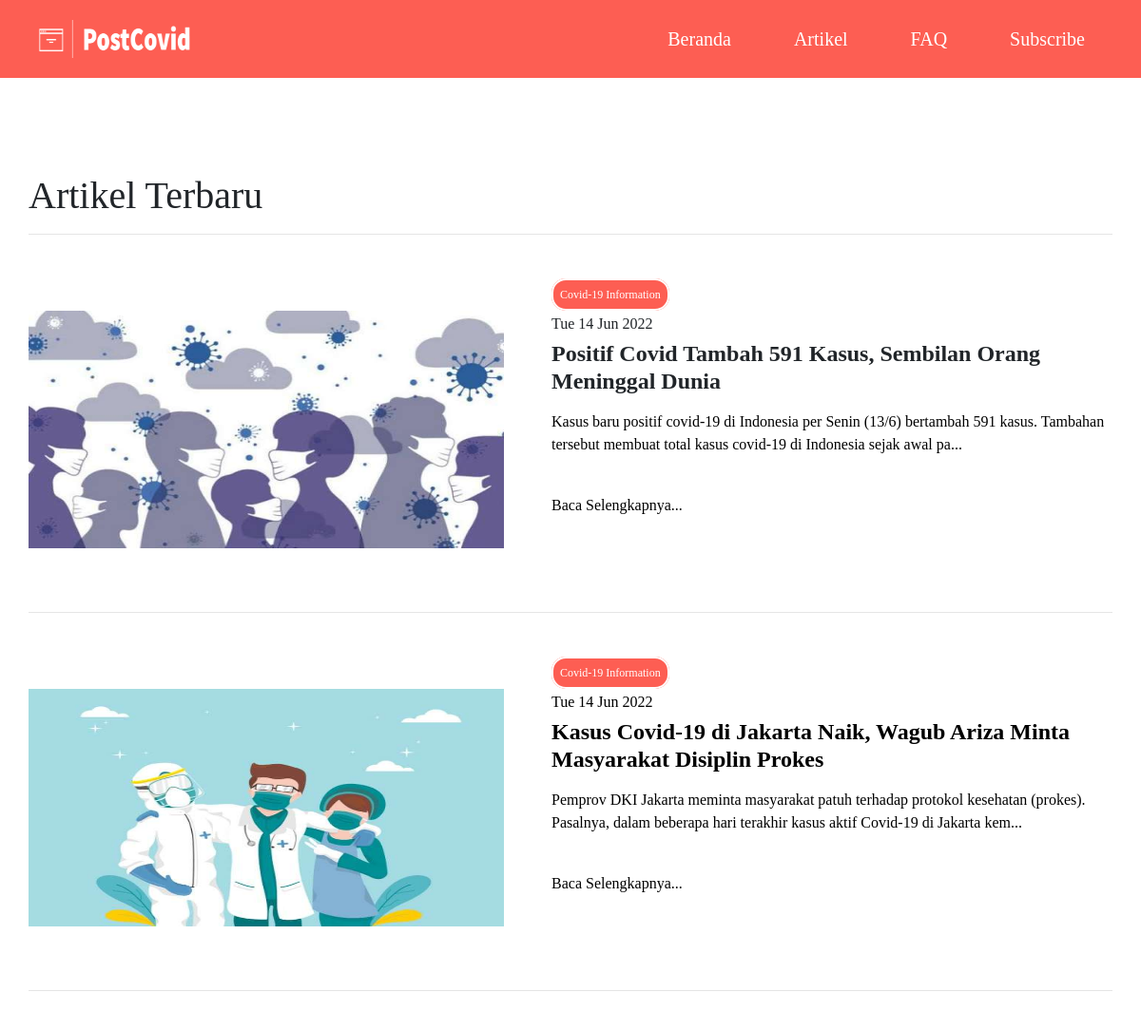
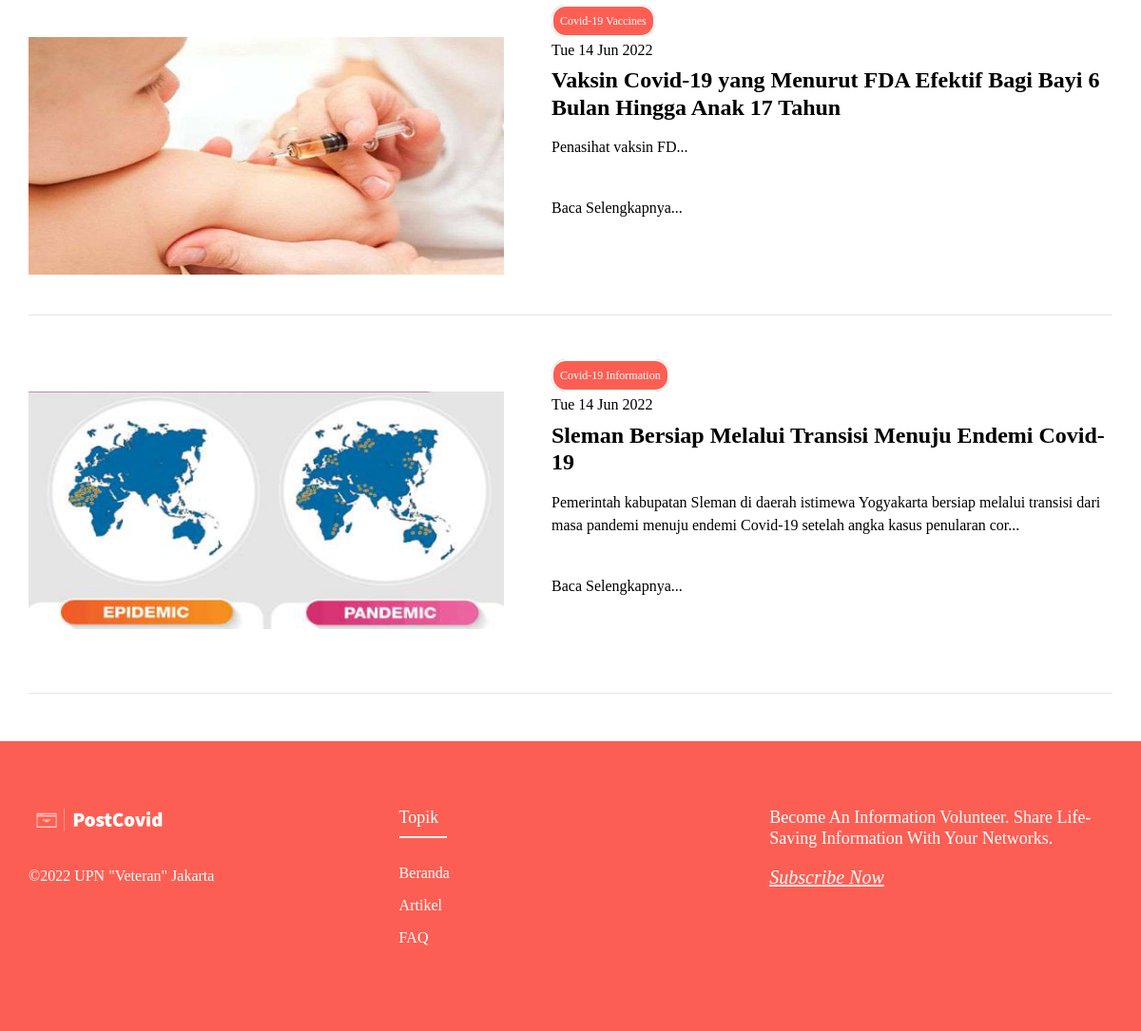
Screenshot of /artikel.php with the database file from the repository (2 pictures, top to bottom).
### tables this page shows
CREATE TABLE `blog` (
  `id` int(100) NOT NULL,
  `title` varchar(1000) DEFAULT NULL,
  `category` varchar(255) DEFAULT NULL,
  `descrip` varchar(10000) DEFAULT NULL,
  `img` varchar(100) DEFAULT NULL,
  `url` varchar(255) DEFAULT NULL,
  `date` varchar(100) DEFAULT NULL,
  `status` varchar(10) DEFAULT NULL
);

### artikel.php (the view, shortened to what this page needs)
<?php
    include "admin/conn.php";
    $blog = mysqli_query($con,"SELECT * FROM blog ORDER BY id DESC");
?>
<!DOCTYPE html>
<html>
 	<head>
  		<link rel="stylesheet" href="stylesheet/styleArtikel.css"/>
		<link rel="stylesheet" href="stylesheet/stylefoot.css">
		<link rel="stylesheet" href="//maxcdn.bootstrapcdn.com/font-awesome/4.5.0/css/font-awesome.min.css">
 	</head>
 	<body>
		<header>
			<?php include "navbar.php";?>
		</header>
		  <div class = "contents">
			  <div class="container">
				<div class="heading">
					<h1>Artikel Terbaru</h1>
					<hr>
				</div>
				<?php
                        while ($row=mysqli_fetch_array($blog)){
                    ?>
				<div class ="article-page">
					<img src="admin/images/blog/<?php echo $row['img']; ?>" alt="">
					<div class="text-content">
						<a href="blog-category.php?category=<?php echo $row['category']; ?>" class="topics"><?php echo $row['category']; ?></a>
						<h4><?php echo $row['date']; ?></h4>
						<h1><?php echo $row['title']; ?></h1>
						<p><?php
                            $ddesc = $row['descrip'];
                        echo $dec = substr($ddesc,0,200);
                        ?>...
						</p>
						<br>
						<a href="artikel-detail.php?id=<?php echo $row['id']; ?>" class="readmore">Baca Selengkapnya...</a>
					</div>
					<hr>
				</div>
				<?php  } ?>
			  </div>
			</div>
		<?php include "footer.php" ?>
 	</body>
</html>

### navbar.php (shortened to what this page needs)
<link rel="stylesheet" href="https://stackpath.bootstrapcdn.com/bootstrap/4.1.3/css/bootstrap.min.css">
<link rel="stylesheet" href="https://use.fontawesome.com/releases/v5.8.1/css/all.css">
<link rel="stylesheet" href="stylesheet/styleNavbar.css">
<nav class="navbar sticky-top navbar-expand-lg bg-danger">
    <div class="container">
    <a class="navbar-brand" href="index.php"><img src="images/PostCovid-logo.png" width="180" height="40"></a>
    <div class="collapse navbar-collapse" id="navbarSupportedContent">
        <ul class="navbar-nav mr-auto w-100 justify-content-end">
        <li class="nav-item active">
            <a class="nav-link" href="index.php">Beranda <span class="sr-only">(current)</span></a>
        </li>
        <li class="nav-item">
            <a class="nav-link" href="artikel.php">Artikel</a>
            <li class="nav-item">
            <a class="nav-link" href="faq.php">FAQ</a>
            <li class="nav-item">
                <a class="nav-link" href="Subscribe.php">Subscribe</a>
                </li>
        </ul>
    </div>
    </div>
</nav>

### footer.php
<footer class="footer">
    <link rel="stylesheet" href="stylesheet/styleFooter.css">
  	 <div class="container">
  	 	<div class="row">
  	 		<div class="footer-col">
                <a href="index.php"><img src="images/PostCovid-logo.png" alt="" ></a>
  	 			<ul>
  	 				<li> <a href="https://www.upnvj.ac.id/id.html">&copy;2022 UPN "Veteran" Jakarta</a></li>
  	 			</ul>
  	 		</div>
  	 		<div class="footer-col">
  	 			<h4>topik</h4>
  	 			<ul>
                    <li><a href="index.php">Beranda</a></li>
  	 				<li><a href="artikel.php">Artikel</a></li>
  	 				<li><a href="faq.php">FAQ</a></li>
  	 			</ul>
  	 		</div>
  	 		<div class="footer-col">
  	 			<h3>Become an information volunteer. Share life-saving information with your networks.</h3>
  	 			<ul>
  	 				<li><a href="Subscribe.php" style="font-size: 20px"><i><u>Subscribe Now</u></i></a></li>
  	 			</ul>
  	 		</div>
  	 	</div>
  	 </div>
  </footer>

### stylesheet/styleArtikel.css (style rules this page uses)
* { box-sizing: border-box; }
body { margin: 0; font-family: "Lucida Grande"; }
a { text-decoration: none; }
.heading { margin-top: 100px; margin-bottom: 50px; }
.contents img { width: 500px; height: 250px; margin-top: 30px; margin-right: 50px; float: left; }
.text-content { margin-bottom: 100px; }
.text-content h4 { margin-top: 10px; font-size: 16px; }
.text-content h1 { font-size: 24px; font-weight: bolder; }
.article-page { margin-bottom: 50px; }
.topics { margin-top: 80px; border: 2px solid #ffffff; text-decoration: none; padding: 8px 7px; border-radius: 15px; color: white; background-color: #fd5e53; font-size: 12px; }
.readmore { color: black; position: relative; }

### stylesheet/stylefoot.css (style rules this page uses)
footer { background-color: #FD5E53; color: white; padding-bottom: 50px; height: 333px; }

### stylesheet/styleNavbar.css (style rules this page uses)
* { font-family: "Lucida Grande"; }
.navbar .nav-item { padding: 10px 20px; }
.navbar .nav-item a { text-decoration: none !important; color: white; }
.navbar .nav-link { font-size: 20px; margin-left: 10px; }
.navbar { background-color: #FD5E53 !important; }

### stylesheet/styleFooter.css (style rules this page uses)
body { line-height: 1.5; font-family: 'Lucida Grande'; }
* { margin:0; padding:0; box-sizing: border-box; }
footer { height: 100%; }
.container { max-width: 1170px; margin:auto; }
.row { display: flex; flex-wrap: wrap; }
ul { list-style: none; }
.footer { background-color: #FD5E53 !important; padding: 70px 0; }
.footer-col { width: 33.3%; padding: 0 15px; }
.footer-col h4 { font-size: 18px; color: #ffffff; text-transform: capitalize; margin-bottom: 35px; font-weight: 500; position: relative; }
.footer-col h4::before { content: ''; position: absolute; left:0; bottom: -10px; background-color: #ffffff; height: 2px; box-sizing: border-box; width: 50px; }
.footer-col h3 { font-size: 18px; color: #ffffff; text-transform: capitalize; margin-bottom: 15px; font-weight: 500; position: relative; }
.footer-col ul li:not(:last-child) { margin-bottom: 10px; }
.footer-col ul li a { font-size: 16px; text-transform: capitalize; color: #ffffff; text-decoration: none; font-weight: 300; color: #ffffff; display: block; transition: all 0.3s ease; }
.footer-col img { width: 150px; margin-bottom: 35px; }

### rows the page displays
blog: img (picture), category "Covid-19 Information", date "Tue 14 Jun 2022", title "Positif Covid Tambah 591 Kasus, Sembilan Orang Meninggal Dunia", descrip "Kasus baru positif covid-19 di Indonesia per Senin (13/6) bertambah 591 kasus. Tambahan tersebut membuat total kasus covid-19 di Indonesia sejak awal pa"
blog: img (picture), category "Covid-19 Information", date "Tue 14 Jun 2022", title "Kasus Covid-19 di Jakarta Naik, Wagub Ariza Minta Masyarakat Disiplin Prokes", descrip "Pemprov DKI Jakarta meminta masyarakat patuh terhadap protokol kesehatan (prokes). Pasalnya, dalam beberapa hari terakhir kasus aktif Covid-19 di Jakarta kem"
blog: img (picture), category "Covid-19 Vaccines", date "Tue 14 Jun 2022", title "Vaksin Covid-19 yang Menurut FDA Efektif Bagi Bayi 6 Bulan Hingga Anak 17 Tahun", descrip "Penasihat vaksin FD"
blog: img (picture), category "Covid-19 Information", date "Tue 14 Jun 2022", title "Sleman Bersiap Melalui Transisi Menuju Endemi Covid-19", descrip "Pemerintah kabupatan Sleman di daerah istimewa Yogyakarta bersiap melalui transisi dari masa pandemi menuju endemi Covid-19 setelah angka kasus penularan cor"
